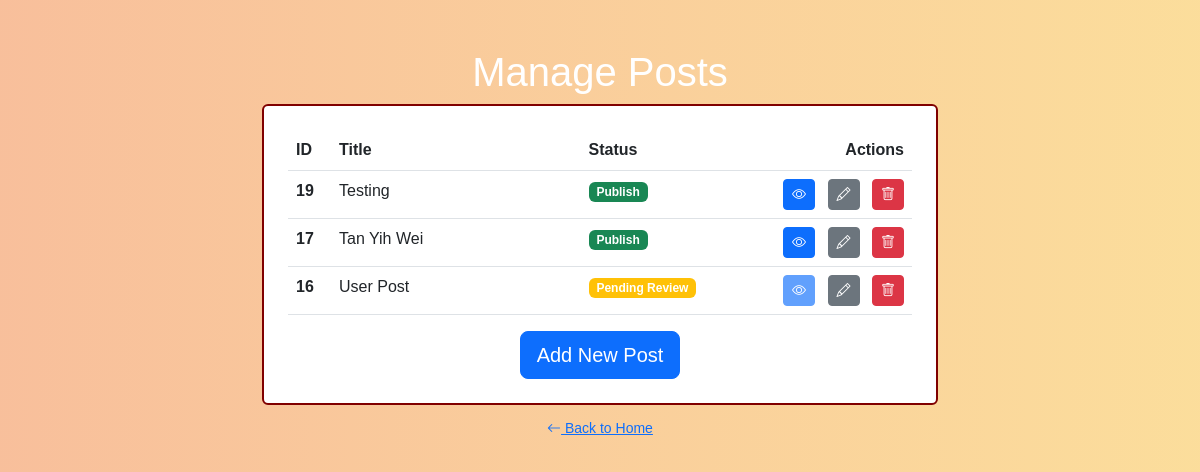
/manage-posts (signed in), run on the app's committed database.
### tables this page shows
CREATE TABLE `posts` (
  `id` int(11) NOT NULL AUTO_INCREMENT,
  `status` varchar(255) NOT NULL DEFAULT 'pending',
  `title` varchar(255) NOT NULL,
  `content` text NOT NULL,
  `posted_on` timestamp NOT NULL DEFAULT current_timestamp(),
  `user_id` int(11) NOT NULL,
  PRIMARY KEY (`id`),
  KEY `user_id` (`user_id`),
  CONSTRAINT `posts_ibfk_1` FOREIGN KEY (`user_id`) REFERENCES `users` (`id`)
);

### includes/class-db.php (called while the page is built, shortened)
<?php
class DB
{
    private $db;
    public function __construct()
    {
        try {
            $this->db = new PDO(
                'mysql:host=devkinsta_db;dbname=essayblog',
                'root',
                '33FHSbJDi19BczVZ'
            );
        } catch( PDOException $error ) {
            die("Database connection failed");
        }
    }
    public static function connect()
    {
        return new self();
    }
    public function select( $sql, $data = [], $is_list = false )
    {
        $statement = $this->db->prepare( $sql );
        $statement->execute($data);
        if ( $is_list ) {
            return $statement->fetchAll(PDO::FETCH_ASSOC);
        } else {
            return $statement->fetch(PDO::FETCH_ASSOC);
        }
    }
}

### includes/class-post.php (called while the page is built, shortened)
<?php
class Post
{
    public static function getAllPosts()
    {
        return DB::connect()->select(
            'SELECT * FROM posts ORDER BY id DESC',
            [],
            true
        );
    }
}

### includes/class-authenthication.php (called while the page is built, shortened)
<?php
class Authenthication
{
    public static function isLoggedIn()
    {
        return isset( $_SESSION['user'] );
    }
    public static function getRole()
    {
        if(self::isLoggedIn())
        {
            return $_SESSION['user']['role'];
        }
            return false;
    }
    public static function isAdmin()
    {
        return self::getRole() == "admin";
    }
    public static function isEditor()
    {
        return self::getRole() == "editor";
    }
    public static function isUser()
    {
        return self::getRole() == "user";
    }
    public static function whoCanAccess( $role )
    {
        if ( self::isLoggedIn() ) {
            switch( $role ) {
                case 'editor':
                    return self::isEditor() || self::isAdmin();
                case 'user':
                    return self::isUser() || self::isEditor() || self::isAdmin();
            }
        }
        return false;
    }
}

### pages/manage-posts.php (the view, shortened to what this page needs)
<?php
    require dirname(__DIR__) . '/parts/header.php';
?>
<div class="container mx-auto my-5" style="max-width: 700px;">
    <div class="text-center text-white mb-2">
        <h1 class="h1">Manage Posts</h1>
    </div>
    <div class="card mb-2 p-4" style="border: 2px solid maroon;">
        <table class="table">
            <thead>
                <tr>
                    <th scope="col">ID</th>
                    <th scope="col" style="width: 40%;">Title</th>
                    <th scope="col">Status</th>
                    <th scope="col" class="text-end">Actions</th>
                </tr>
            </thead>
            <tbody>
                <?php foreach ( Post::getAllPosts( $_SESSION['user']['id'] ) as $post ) : ?>
            <?php if ( Authenthication::whoCanAccess('editor') || $_SESSION['user']['id'] == $post['user_id'] ) : ?>
                <tr>
                    <th scope="row"><?php echo $post['id']; ?></th>
                    <td><?php echo $post['title']; ?></td>
                    <td>
                    <?php
                        switch( $post['status'] ) {
                            case 'pending':
                                echo '<span class="badge bg-warning">Pending Review</span>';
                                break;
                            case 'publish':
                                echo '<span class="badge bg-success">Publish</span>';
                                break;
                        }
                    ?>
                    </td>
                    <td class="text-end">
                        <div class="buttons">
                            <a href="/post?id=<?php echo $post['id']; ?>" target="_blank" class="btn btn-primary btn-sm me-2 <?php echo ( $post['status'] === 'pending' ? 'disabled' : '' ); ?>"><i class="bi bi-eye"></i></a>
                            <a href="/manage-posts-edit?id=<?php echo $post['id']; ?>" class="btn btn-secondary btn-sm me-2"><i class="bi bi-pencil"></i></a>
                                <button
                                type="button"
                                class="btn btn-danger btn-sm"
                                data-bs-toggle="modal"
                                data-bs-target="#post-<?php echo $post['id']; ?>">
                                <i class="bi bi-trash"></i>
                                </button>
                        </div>
                    </td>
                </tr>
            <?php endif; ?>
            <?php endforeach; ?>
            </tbody>
        </table>
        <div class="text-center">
            <a href="/manage-posts-add" class="btn btn-primary btn-lg">Add New Post</a>
        </div>
    </div>
    <div class="text-center">
        <a href="/home" class="btn btn-link btn-sm"><i class="bi bi-arrow-left"></i> Back to Home</a>
    </div>
</div>
<?php
    require dirname(__DIR__) . '/parts/footer.php';

### parts/header.php (style rules this page uses)
body { font-family: "Trebuchet MS", sans-serif; background: #f5ac71; background: -webkit-linear-gradient(to right, rgba(245, 164, 113, 0.7), rgba(250, 207, 113, 0.7)); background: linear-gradient(to right, rgba(245, 164, 113, 0.7), rgb(250, 207, 113, 0.7)) }

### data on the page
posts: id "19", title "Testing", status "Publish"
posts: id "17", title "Tan Yih Wei", status "Publish"
posts: id "16", title "User Post", status "Pending Review"
